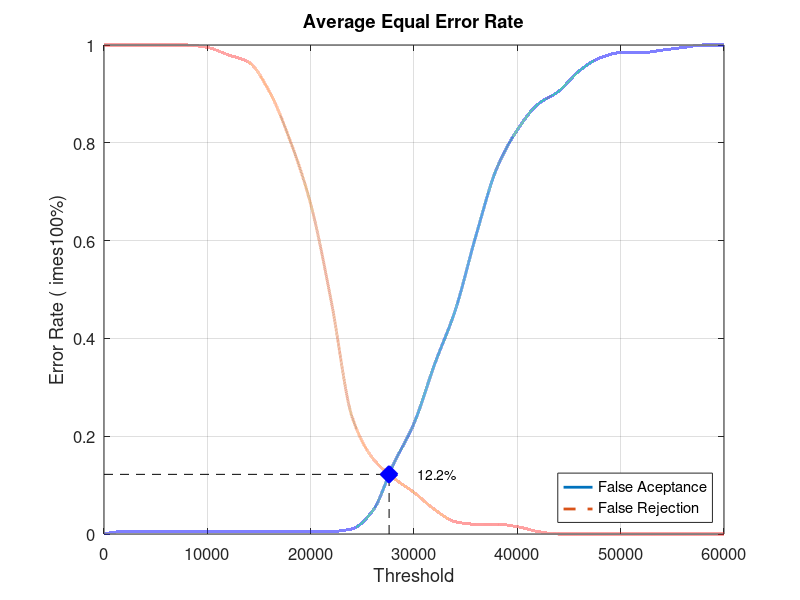
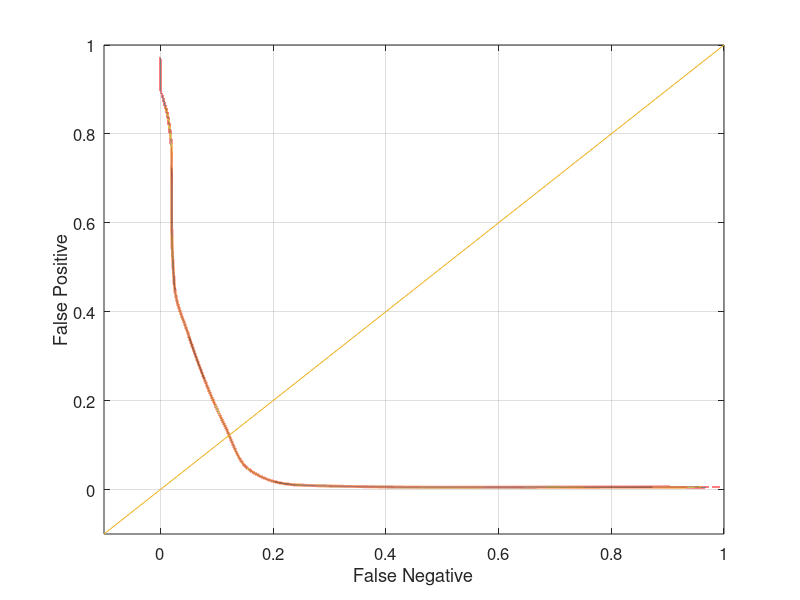

Here is the MATLAB script that generated these plots, in order:
close all;
clear;
clc;
x = 0:2000:60000;
xq = 0:0.5:60000;

y0 = [0 0.00526316 0.00526316 0.00526316 0.00526316 0.00526316 0.00526316 0.00526316 0.00526316 0.00526316 0.00526316 0.00526316 0.0105263 0.0473684 0.142105 0.226316 0.347368 0.457895 0.610526 0.747368 0.826316 0.878947 0.905263 0.947368 0.973684 0.984211 0.984211 0.989474 0.994737 1 1]
yy0 = interp1(x, y0, xq, 'pchip');
y1 = [1 1 1 1 1 0.995 0.98 0.965 0.905 0.805 0.675 0.475 0.24 0.155 0.115 0.085 0.05 0.025 0.02 0.02 0.015 0.005 0 0 0 0 0 0 0 0 0]
yy1 = interp1(x, y1, xq, 'pchip');

% Calculating EER: 
y2 = abs(y0 - y1);
find(y2 == min(y2))
yy2 = abs(yy0 - yy1);
xEER = find(yy2 == min(yy2));
xEERIndex = xq(xEER) % X-axis EER
yEER = yy0(xEER) % Y-axis EER

main = figure
plot(xq, yy0,'-','LineWidth', 2);	hold on
plot(xq, yy1,'--','LineWidth', 2);	hold on
plot([xEERIndex xEERIndex], [0 yEER], 'k--');	hold on
plot([0 xEERIndex], [yEER yEER], 'k--');	hold on
plot(xEERIndex, yEER, 'bx', 'LineWidth', 10);	hold on
text(xEERIndex + 10 * xEERIndex / 100, yEER, [num2str(round((10000 * yEER)) / 100) '%'])
legend('False Aceptance', 'False Rejection', 'Location', 'SouthEast')
xlabel('Threshold')
ylabel('Error Rate (	imes100%)')
title('Average Equal Error Rate')
set(gca, 'FontSize', 12)
axis([0 60000 0 1])
grid on

print(main, 'Database1_2Main', '-dpng');
FNRxFPR = figure('Color', [1 1 1]);
plot(yy1, yy0, '-', yy1, yy0, 'LineWidth', 2);
hold on
y = -0.1:0.1:1
plot(y, y); 
set(gca, 'FontSize', 12)
xlabel('False Negative')
ylabel('False Positive')
axis([-0.1 1 -0.1 1])
set(gca, 'FontSize', 12)
grid on

print(FNRxFPR, 'Database1_2FNRxFPR','-dpng');
